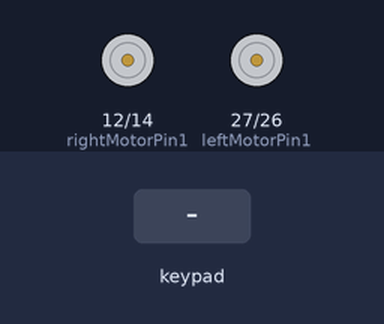
Recording of a sketch running on a simulated ESP32. Shown: motor-driver pin pairs drawn as motors (green arrow = first pin HIGH = forward, orange = second pin HIGH = backward, longer = more drive, scaled by the enable pin). The test bench sets the inputs (shaded band).

Above: at 1.2 s.
1.3 s: key 'U' pressed
At 1.5 s:
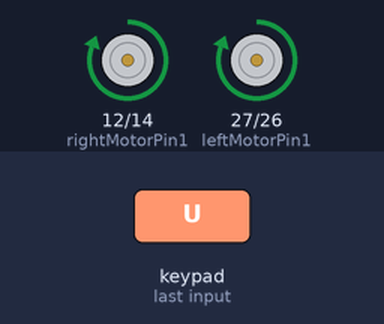
3.2 s: key 'D' pressed
At 3.4 s:
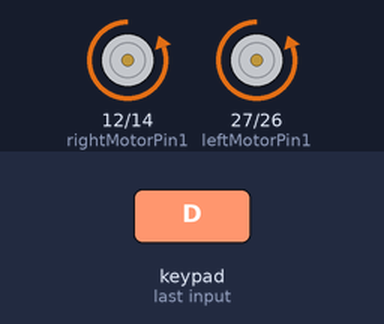
5.1 s: key 'L' pressed
At 5.3 s:
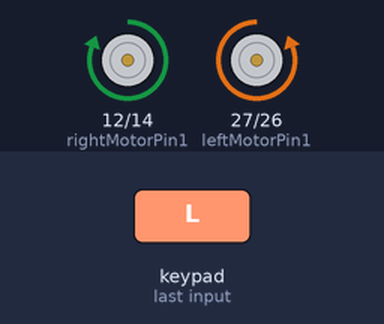
7.0 s: key 'R' pressed
At 7.2 s:
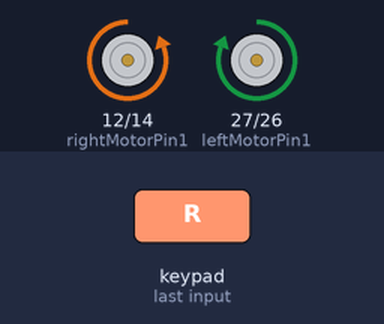
Timing chart, 0 to 9.9 s (numbered marks = the images above; inputs shaded):
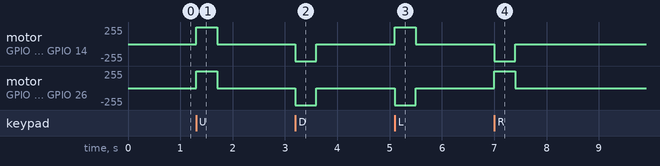

Measured:
- after the input at 1.3 s, motor on GPIO 12 (rightMotorPin1) / GPIO 14 (rightMotorPin2), motor on GPIO 27 (leftMotorPin1) / GPIO 26 (leftMotorPin2): stopped → forward 255/255 at once, → stopped 0.40 s later
- after the input at 3.2 s, motor on GPIO 12 (rightMotorPin1) / GPIO 14 (rightMotorPin2), motor on GPIO 27 (leftMotorPin1) / GPIO 26 (leftMotorPin2): stopped → backward 255/255 at once, → stopped 0.40 s later
- after the input at 5.1 s, motor on GPIO 12 (rightMotorPin1) / GPIO 14 (rightMotorPin2): stopped → forward 255/255 at once, → stopped 0.40 s later; motor on GPIO 27 (leftMotorPin1) / GPIO 26 (leftMotorPin2): stopped → backward 255/255 at once, → stopped 0.40 s later
- after the input at 7.0 s, motor on GPIO 12 (rightMotorPin1) / GPIO 14 (rightMotorPin2): stopped → backward 255/255 at once, → stopped 0.40 s later; motor on GPIO 27 (leftMotorPin1) / GPIO 26 (leftMotorPin2): stopped → forward 255/255 at once, → stopped 0.40 s later

The sketch:

Car.ino
```cpp
#define CUSTOM_SETTINGS
#define INCLUDE_GAMEPAD_MODULE
#include <DabbleESP32.h>

// Define L298N motor driver pins for the right motor
int enableRightMotor = 22; // PWM pin
int rightMotorPin1 = 12;   // IN1
int rightMotorPin2 = 14;   // IN2

// Define L298N motor driver pins for the left motor
int enableLeftMotor = 23; // PWM pin
int leftMotorPin1 = 27;   // IN3
int leftMotorPin2 = 26;   // IN4

#define MAX_MOTOR_SPEED 255 // Max PWM value for full speed

void rotateMotor(int rightMotorSpeed, int leftMotorSpeed) {
  // Control right motor direction
  if (rightMotorSpeed > 0) {
    digitalWrite(rightMotorPin1, HIGH);
    digitalWrite(rightMotorPin2, LOW);
  } else if (rightMotorSpeed < 0) {
    digitalWrite(rightMotorPin1, LOW);
    digitalWrite(rightMotorPin2, HIGH);
    rightMotorSpeed = -rightMotorSpeed; // Make speed positive for PWM
  } else {
    digitalWrite(rightMotorPin1, LOW);
    digitalWrite(rightMotorPin2, LOW);
  }

  // Control left motor direction
  if (leftMotorSpeed > 0) {
    digitalWrite(leftMotorPin1, HIGH);
    digitalWrite(leftMotorPin2, LOW);
  } else if (leftMotorSpeed < 0) {
    digitalWrite(leftMotorPin1, LOW);
    digitalWrite(leftMotorPin2, HIGH);
    leftMotorSpeed = -leftMotorSpeed; // Make speed positive for PWM
  } else {
    digitalWrite(leftMotorPin1, LOW);
    digitalWrite(leftMotorPin2, LOW);
  }

  // Set motor speeds using PWM
  analogWrite(enableRightMotor, rightMotorSpeed);
  analogWrite(enableLeftMotor, leftMotorSpeed);
}

void setUpPinModes() {
  // Set motor control pins as outputs
  pinMode(enableRightMotor, OUTPUT);
  pinMode(rightMotorPin1, OUTPUT);
  pinMode(rightMotorPin2, OUTPUT);

  pinMode(enableLeftMotor, OUTPUT);
  pinMode(leftMotorPin1, OUTPUT);
  pinMode(leftMotorPin2, OUTPUT);

  // Stop motors initially
  rotateMotor(0, 0);
}

void setup() {
  setUpPinModes();           // Configure motor control pins
  Dabble.begin("MyCar");     // Start Bluetooth communication
  Serial.begin(115200);      // Initialize serial communication
}

void loop() {
  int rightMotorSpeed = 0; // Speed for the right motor
  int leftMotorSpeed = 0;  // Speed for the left motor

  Dabble.processInput(); // Process gamepad input from Dabble app

  // Control motors based on gamepad input
  if (GamePad.isUpPressed()) {
    rightMotorSpeed = MAX_MOTOR_SPEED;
    leftMotorSpeed = MAX_MOTOR_SPEED;
  } else if (GamePad.isDownPressed()) {
    rightMotorSpeed = -MAX_MOTOR_SPEED;
    leftMotorSpeed = -MAX_MOTOR_SPEED;
  } else if (GamePad.isLeftPressed()) {
    rightMotorSpeed = MAX_MOTOR_SPEED;
    leftMotorSpeed = -MAX_MOTOR_SPEED;
  } else if (GamePad.isRightPressed()) {
    rightMotorSpeed = -MAX_MOTOR_SPEED;
    leftMotorSpeed = MAX_MOTOR_SPEED;
  }

  // Set motor speeds
  rotateMotor(rightMotorSpeed, leftMotorSpeed);
}
```
